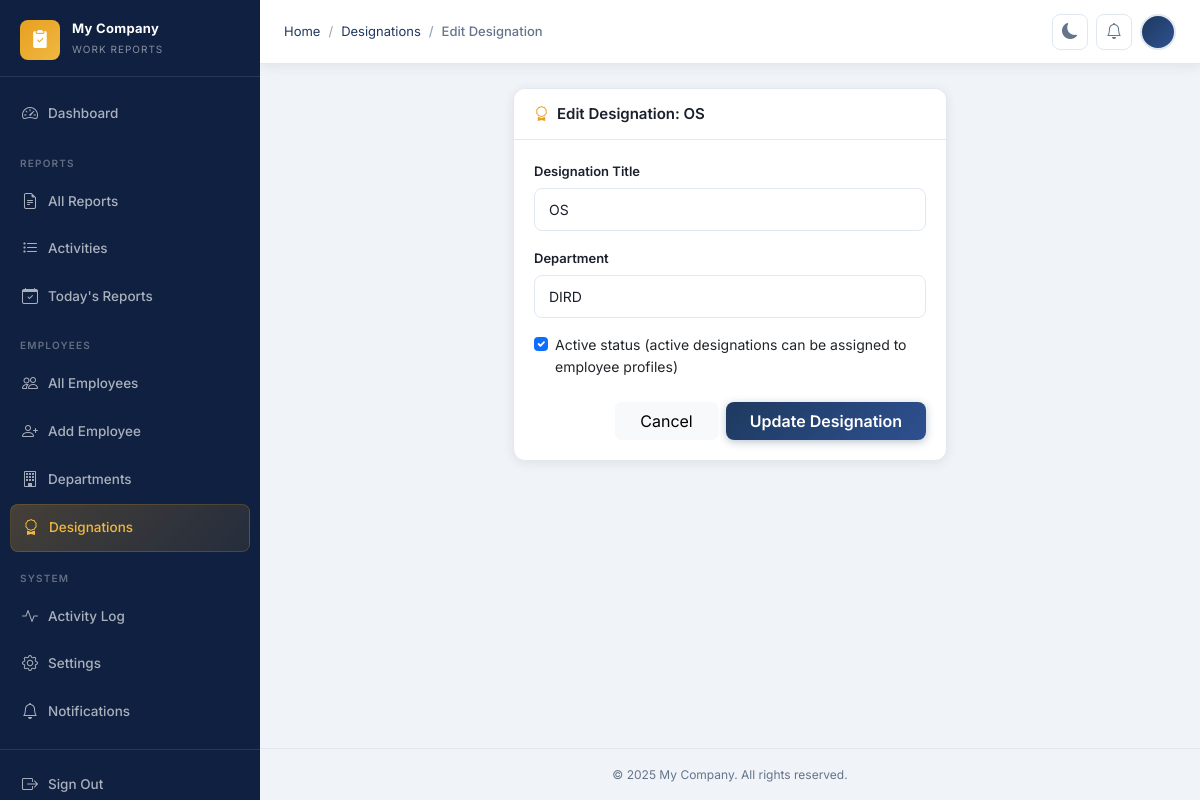
The page /employees/designations/1/edit/ (signed in) on the database its author committed.
### apps/core/models.py (models this page shows, shortened)
class CompanySettings(models.Model):
    company_name = models.CharField(max_length=200, default='My Company')
    company_logo = models.ImageField(upload_to='company/', null=True, blank=True)
    timezone = models.CharField(max_length=100, default='Asia/Kolkata')
    date_format = models.CharField(
        max_length=30,
        default='%d %B %Y',
        help_text='Python strftime format string',
    )
    submission_deadline = models.TimeField(
        default='23:59',
        help_text='Daily report submission deadline (HH:MM)',
    )
    footer_text = models.CharField(
        max_length=300,
        default='© 2025 My Company. All rights reserved.',
    )
    theme = models.CharField(
        max_length=10,
        choices=[('light', 'Light'), ('dark', 'Dark')],
        default='light',
    )
    updated_at = models.DateTimeField(auto_now=True)
    class Meta:
        verbose_name = 'Company Settings'
        verbose_name_plural = 'Company Settings'
    @classmethod
    def get_settings(cls) -> 'CompanySettings':
        obj, _ = cls.objects.get_or_create(pk=1)
        return obj

### apps/employees/models.py (models this page shows, shortened)
class Designation(models.Model):
    name = models.CharField(max_length=100)
    department = models.ForeignKey(
        Department,
        on_delete=models.CASCADE,
        related_name='designations',
    )
    is_active = models.BooleanField(default=True)
    created_at = models.DateTimeField(auto_now_add=True)
    updated_at = models.DateTimeField(auto_now=True)
    class Meta:
        ordering = ['name']
        unique_together = [('name', 'department')]
        verbose_name = 'Designation'
        verbose_name_plural = 'Designations'

### apps/employees/views.py (the view, shortened to what this page needs)
# urls.py: path('designations/<int:pk>/edit/', views.DesignationUpdateView.as_view(), name='designation_edit'),
class DesignationUpdateView(AdminRequiredMixin, UpdateView):
    model = Designation
    form_class = DesignationForm
    template_name = 'employees/designation_form.html'
    success_url = reverse_lazy('employees:designation_list')

### apps/employees/forms.py
class DesignationForm(forms.ModelForm):
    class Meta:
        model = Designation
        fields = ['name', 'department', 'is_active']
        widgets = {
            'name': forms.TextInput(attrs={'class': _input(), 'id': 'id_desig_name'}),
            'department': forms.Select(attrs={'class': _select, 'id': 'id_desig_dept'}),
            'is_active': forms.CheckboxInput(attrs={'class': _check, 'id': 'id_desig_active'}),
        }

### apps/core/context_processors.py (called while the page is built)
def company_settings(request) -> dict:
    settings_obj = CompanySettings.get_settings()
    return {'company_settings': settings_obj}

### apps/core/mixins.py (called while the page is built)
    def dispatch(self, request, *args, **kwargs):
        if not request.user.is_authenticated:
            return self.handle_no_permission()
        if not request.user.is_staff:
            messages.error(request, 'You do not have permission to access this page.')
            return redirect('dashboard:index')
        return super().dispatch(request, *args, **kwargs)

### apps/employees/models.py (called while the page is built)
    def __str__(self) -> str:
        return self.name

### apps/notifications/context_processors.py (called while the page is built)
def notifications_count(request) -> dict:
    if request.user.is_authenticated:
        count = request.user.notifications.filter(is_read=False).count()
    else:
        count = 0
    return {'unread_notifications_count': count}

### templates/employees/designation_form.html (shortened to what this page needs)
{% extends 'base.html' %}
{% block breadcrumb %}
  <li class="breadcrumb-item"><a href="{% url 'dashboard:index' %}">Home</a></li>
  <li class="breadcrumb-item"><a href="{% url 'employees:designation_list' %}">Designations</a></li>
  <li class="breadcrumb-item active" aria-current="page">{% if object %}Edit{% else %}Add{% endif %} Designation</li>
{% endblock %}
{% block content %}
<div class="row justify-content-center">
  <div class="col-md-8 col-lg-6">
    <div class="card border-0 rounded-custom shadow-sm bg-surface">
      <div class="card-header py-3">
        <h2 class="card-title">
          <i class="bi bi-award text-accent"></i>
          {% if object %}Edit Designation: {{ object.name }}{% else %}Add New Designation{% endif %}
        </h2>
      </div>
      <div class="card-body p-4">
        <form method="post" data-loading>
          <div class="mb-3">
            <label for="id_desig_name" class="form-label">Designation Title</label>
            {{ form.name }}
          </div>
          <div class="mb-3">
            <label for="id_desig_dept" class="form-label">Department</label>
            {{ form.department }}
          </div>
          <div class="mb-4 form-check">
            {{ form.is_active }}
            <label class="form-check-label" for="id_desig_active">Active status (active designations can be assigned to employee profiles)</label>
          </div>
          <div class="d-flex gap-2 justify-content-end">
            <a href="{% url 'employees:designation_list' %}" class="btn btn-light px-4">Cancel</a>
            <button type="submit" class="btn btn-primary px-4">
              {% if object %}Update{% else %}Create{% endif %} Designation
            </button>
          </div>
        </form>
      </div>
    </div>
  </div>
</div>
{% endblock %}

### templates/base.html (shortened to what this page needs)
{% load static %}
<!DOCTYPE html>
<html lang="en" data-theme="light">
<head>
  <link rel="stylesheet" href="https://cdn.jsdelivr.net/npm/bootstrap@5.3.3/dist/css/bootstrap.min.css" />
  <link rel="stylesheet" href="https://cdn.jsdelivr.net/npm/bootstrap-icons@1.11.3/font/bootstrap-icons.min.css" />
  <link rel="stylesheet" href="{% static 'css/style.css' %}?v=2" />
</head>
<body>
<div class="layout">
  <aside class="sidebar" id="sidebar">
    <a class="sidebar-brand" href="{% url 'dashboard:index' %}">
      <div class="sidebar-brand-icon">
        <i class="bi bi-clipboard2-check-fill"></i>
      </div>
      <div class="sidebar-brand-text">
        <span class="sidebar-brand-name">{{ company_settings.company_name }}</span>
        <span class="sidebar-brand-sub">Work Reports</span>
      </div>
    </a>
    <nav class="sidebar-nav">
      <div class="nav-item">
        <a href="{% url 'dashboard:index' %}" class="nav-link {% if request.resolver_match.namespace == 'dashboard' %}active{% endif %}">
          <i class="bi bi-speedometer2"></i> Dashboard
        </a>
      </div>
      {% if request.user.is_staff %}
      <div class="sidebar-section-label">Reports</div>
      <div class="nav-item">
        <a href="{% url 'reports:admin_report_list' %}" class="nav-link {% if 'reports' in request.path and 'activities' not in request.path %}active{% endif %}">
          <i class="bi bi-file-earmark-text"></i> All Reports
        </a>
      </div>
      <div class="nav-item">
        <a href="{% url 'reports:admin_activity_list' %}" class="nav-link {% if 'activities' in request.path %}active{% endif %}">
          <i class="bi bi-list-task"></i> Activities
        </a>
      </div>
      <div class="nav-item">
        <a href="{% url 'reports:admin_report_list' %}?date_range=today" class="nav-link">
          <i class="bi bi-calendar-check"></i> Today's Reports
        </a>
      </div>
      <div class="sidebar-section-label">Employees</div>
      <div class="nav-item">
        <a href="{% url 'employees:employee_list' %}" class="nav-link {% if 'employees' in request.path and 'departments' not in request.path and 'designations' not in request.path %}active{% endif %}">
          <i class="bi bi-people"></i> All Employees
        </a>
      </div>
      <div class="nav-item">
        <a href="{% url 'employees:employee_add' %}" class="nav-link">
          <i class="bi bi-person-plus"></i> Add Employee
        </a>
      </div>
      <div class="nav-item">
        <a href="{% url 'employees:department_list' %}" class="nav-link {% if 'departments' in request.path %}active{% endif %}">
          <i class="bi bi-building"></i> Departments
        </a>
      </div>
      <div class="nav-item">
        <a href="{% url 'employees:designation_list' %}" class="nav-link {% if 'designations' in request.path %}active{% endif %}">
          <i class="bi bi-award"></i> Designations
        </a>
      </div>
      <div class="sidebar-section-label">System</div>
      <div class="nav-item">
        <a href="{% url 'core:activity_log' %}" class="nav-link {% if 'activity-log' in request.path %}active{% endif %}">
          <i class="bi bi-activity"></i> Activity Log
        </a>
      </div>
      <div class="nav-item">
        <a href="{% url 'core:settings' %}" class="nav-link {% if 'settings' in request.path %}active{% endif %}">
          <i class="bi bi-gear"></i> Settings
        </a>
      </div>
      {% endif %}
      <div class="nav-item">
        <a href="{% url 'notifications:notification_list' %}" class="nav-link {% if 'notifications' in request.path %}active{% endif %}">
          <i class="bi bi-bell"></i> Notifications
        </a>
      </div>
    </nav>
    <div class="sidebar-footer">
      <form method="post" action="{% url 'accounts:logout' %}" class="nav-item m-0">
        <button type="submit" class="nav-link w-100 border-0 bg-transparent text-start">
          <i class="bi bi-box-arrow-right"></i> Sign Out
        </button>
      </form>
    </div>
  </aside>
  <div class="main-content">
    <header class="topbar">
      <div class="breadcrumb-wrapper">
        <nav aria-label="breadcrumb">
          <ol class="breadcrumb">
            {% block breadcrumb %}{% endblock %}
          </ol>
        </nav>
      </div>
      <div class="topbar-actions">
        <button class="theme-toggle" id="theme-toggle" aria-label="Toggle dark mode">
          <i class="bi bi-moon-fill" id="theme-icon"></i>
        </button>
        <a href="{% url 'notifications:notification_list' %}" class="topbar-btn" title="Notifications">
          <i class="bi bi-bell"></i>
        </a>
        <div class="dropdown">
          <div class="user-avatar" data-bs-toggle="dropdown" aria-expanded="false" id="user-avatar-btn">
          </div>
        </div>
      </div>
    </header>
    <div class="toast-container position-fixed top-0 end-0 p-3" style="z-index:9998;">
    </div>
    <main class="page-content">
      {% block content %}{% endblock %}
    </main>
    <footer class="py-3 px-4 text-center" style="border-top:1px solid var(--border);font-size:12px;color:var(--text-muted);">
      {{ company_settings.footer_text }}
    </footer>
  </div>
</div>
</body>
</html>

### rows shown on the page
CompanySettings: company_name "My Company", footer_text "© 2025 My Company. All rights reserved."
Designation: name "OS", department "DIRD", is_active "☑"
